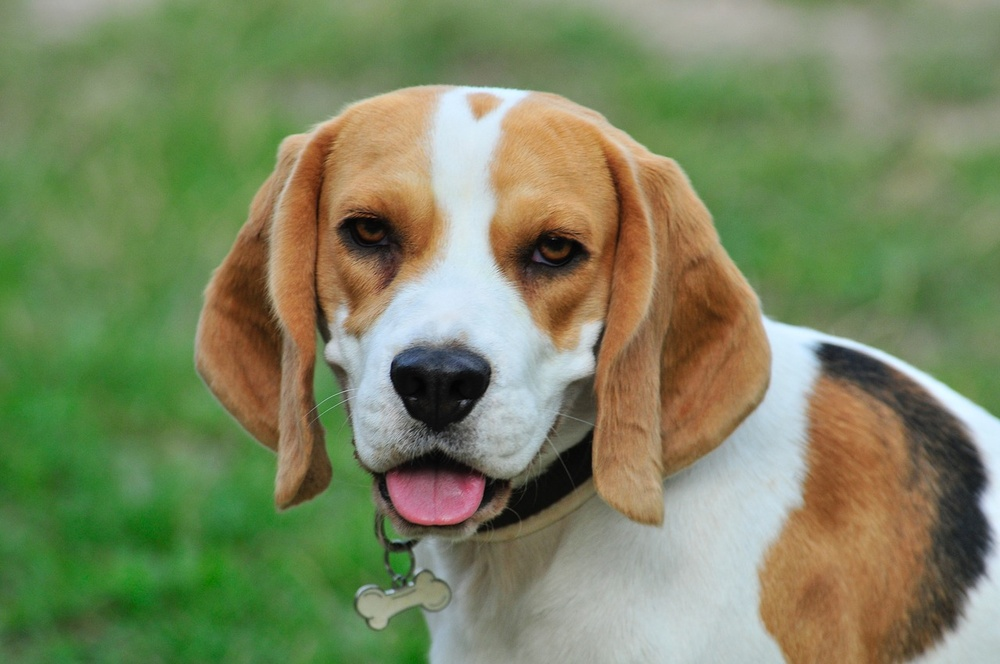
#> input picture pet.jpg, 1000 x 664 px, shrunk from 1280 x 850 before the run
$ jupyter execute 'Lab8- Brightening and Darkening image.ipynb'
#> lines starting #> are read from the running program, lines starting #| are printed output that depends on the picture
[cell 1]
import cv2
import numpy as np
im1= cv2.imread('pet.jpg')
#> im1 is the input picture: shape (664, 1000, 3); mean B, G, R 96.2, 133.5, 123.2
im1

mask1= np.ones(im1.shape,dtype='uint8')*80
mask2= np.ones(im1.shape,dtype='uint8')*160

a= cv2.add(im1,mask1)
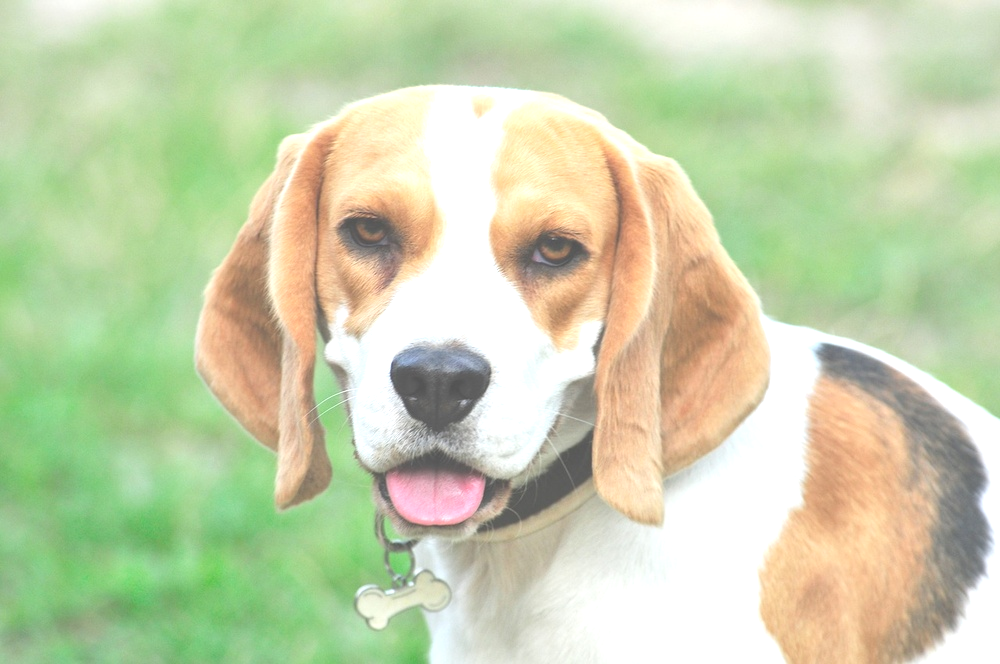
#> a: shape (664, 1000, 3); mean B, G, R 171.9, 209.5, 199.4
b= cv2.add(im1,mask2)
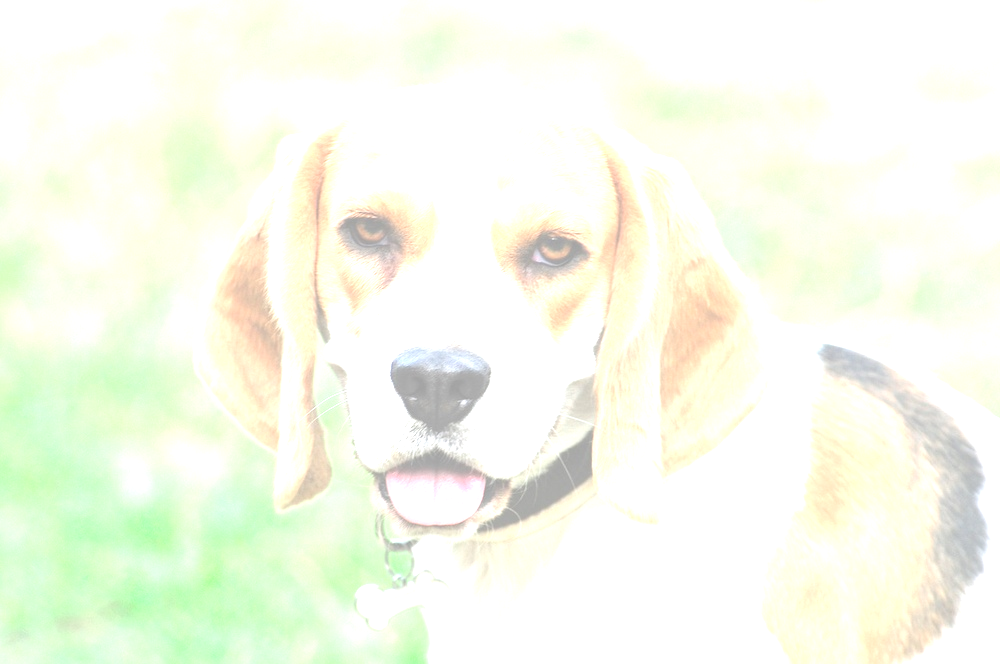
#> b: shape (664, 1000, 3); mean B, G, R 235.7, 250.9, 246.7

c= cv2.subtract(im1,mask1)
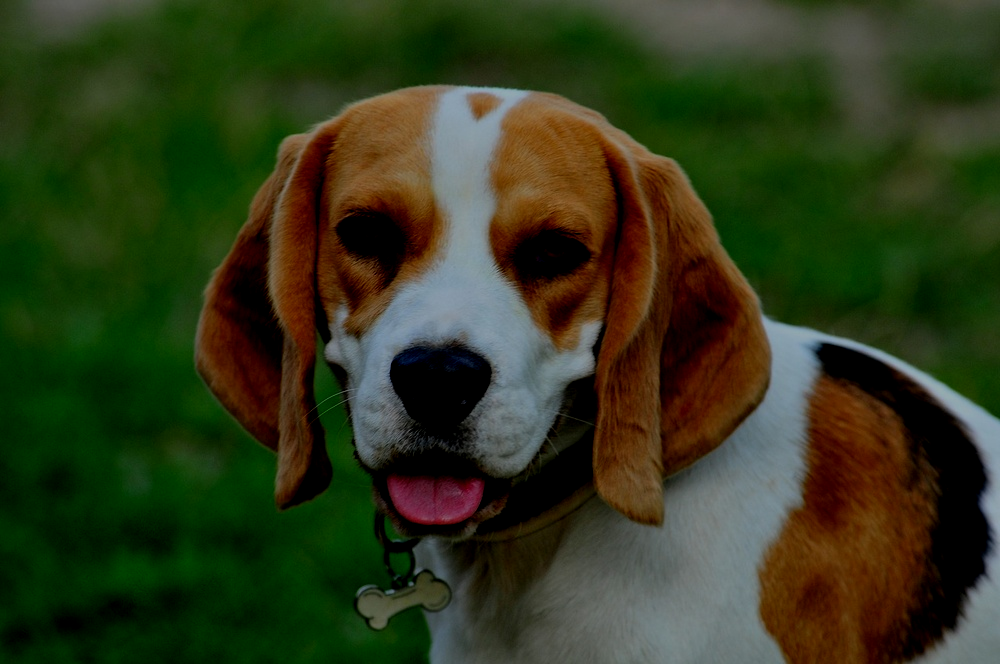
#> c: shape (664, 1000, 3); mean B, G, R 27, 56, 47.9
d= cv2.subtract(im1,mask2)
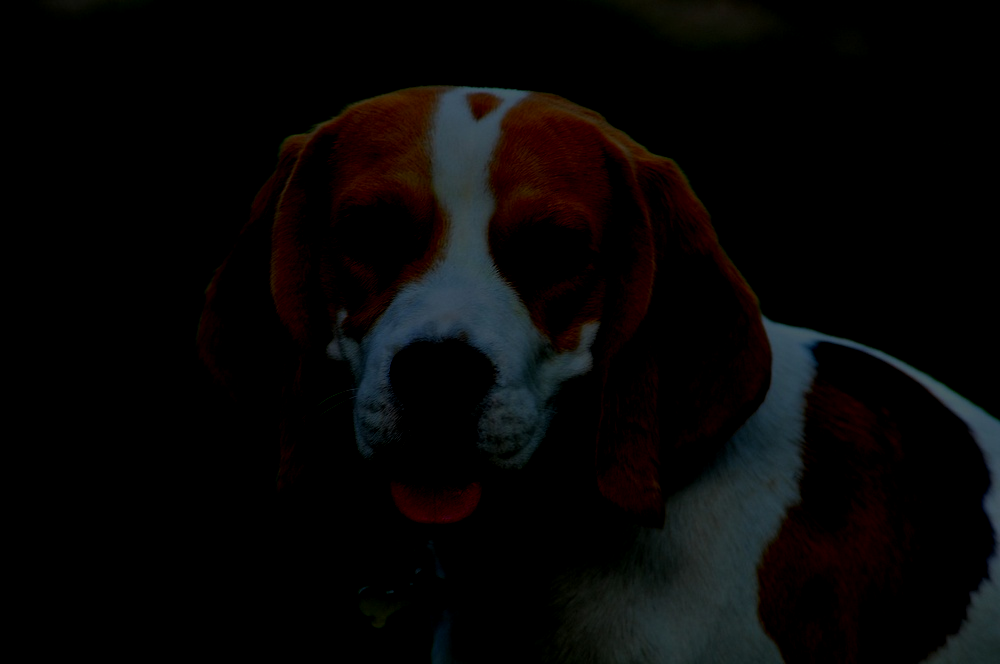
#> d: shape (664, 1000, 3); mean B, G, R 6.2, 6.3, 7.1

cv2.imshow("a",a)
cv2.imshow("b",b)
cv2.imshow("c",c)
cv2.imshow("d",d)
cv2.waitKey(0)
cv2.destroyAllWindows()
